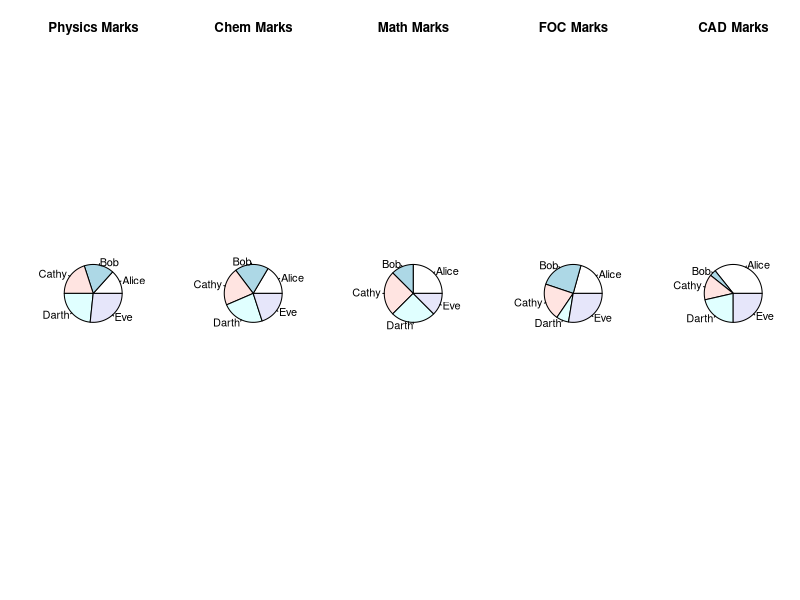
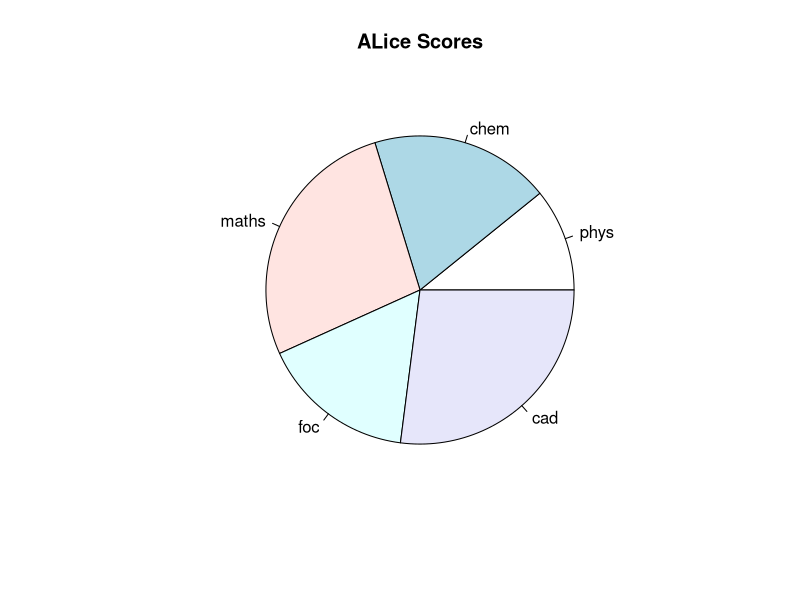
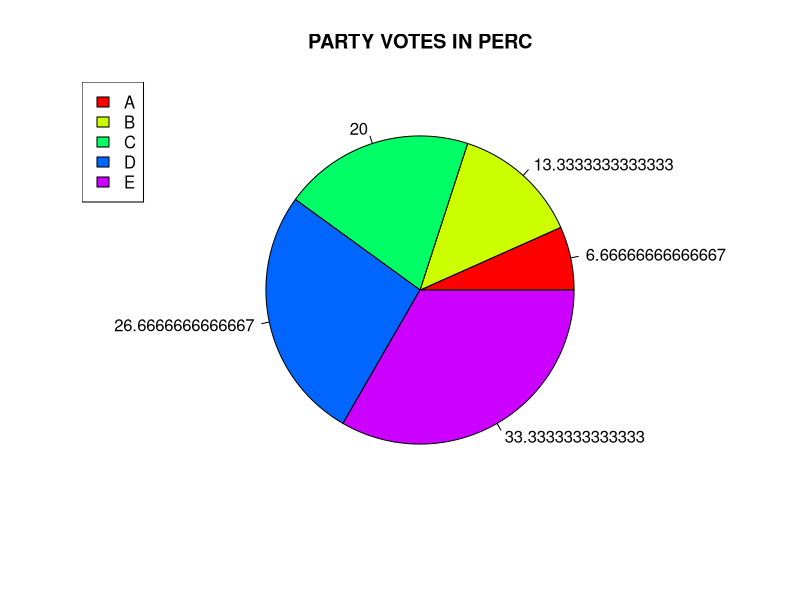
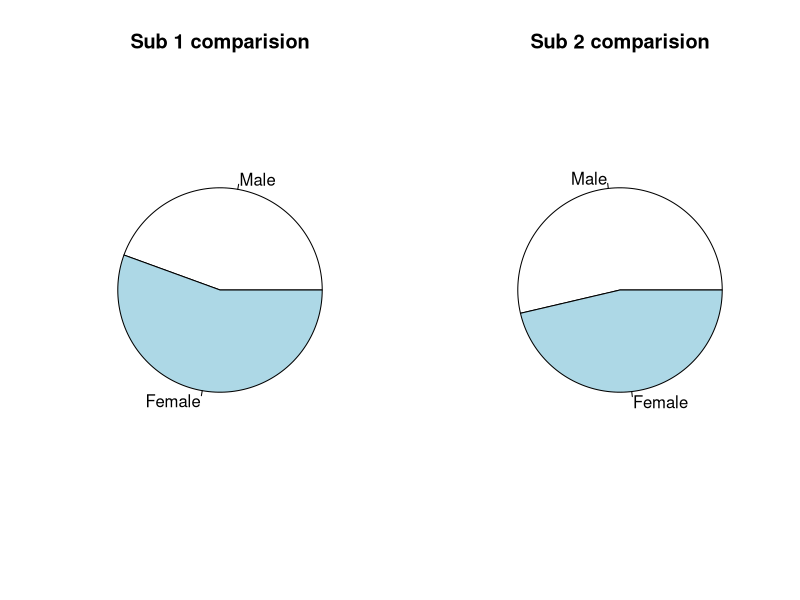

Recreate these plots in R, in order.
setwd("/home/user/DA_LAB/final_exam_practice")

marks <- read.csv("marks.csv",header = TRUE)
print(marks)

par(mfrow=c(1,5))
pie(marks$phys,labels=marks$name,main="Physics Marks")
pie(marks$chem,labels=marks$name,main="Chem Marks")
pie(marks$maths,labels=marks$name,main="Math Marks")
pie(marks$foc,labels=marks$name,main="FOC Marks")
pie(marks$cad,labels=marks$name,main="CAD Marks")
help(pie)

par(mfrow=c(1,1))
sub <- c("phys","chem","maths","foc","cad")
alice <- as.numeric(marks[1,2:6])
print(alice)
pie(alice,sub,main="ALice Scores")

votes <- read.csv("party.csv",header=TRUE,stringsAsFactors = FALSE)
print(votes)
sum1 = sum(votes$Votes)
percvotes <- data.frame(votes)
percvotes$Votes <- percvotes$Votes/sum1*100
print(percvotes)
pie(percvotes$Votes,labels=percvotes$Votes,main="PARTY VOTES IN PERC",col=rainbow(5))
legend("topleft",percvotes$Party,fill=rainbow(5))
help(legend)

stud<-read.csv("studentperform.csv",header=TRUE,stringsAsFactors = FALSE)
print(stud)

label1 <- c("Male","Female")

m <- 0
f <- 0
sm1 <- 0
sm2 <- 0
sf1 <- 0
sf2 <- 0
sm1a <- 0
sm2a <- 0
sf1a <- 0
sf2a <- 0

for (i in 1:nrow(stud))
{
  if (stud[i,4]=="M")
  {
    m <- m+1
    sm1 <- sm1+stud[i,2]
    sm2 <- sm2+stud[i,3]
  }
  else
  {
    f <- f+1
    sf1 <- sf1+stud[i,2]
    sf2 <- sf2+stud[i,3]
  }
}
sm1a <- sm1/m
sm2a <- sm2/m
sf1a <- sf1/f
sf2a <- sf2/f

par(mfrow=c(1,2))
pie(x=c(sm1a,sf1a),labels=label1,main="Sub 1 comparision")
pie(x=c(sm2a,sf2a),labels=label1,main="Sub 2 comparision")